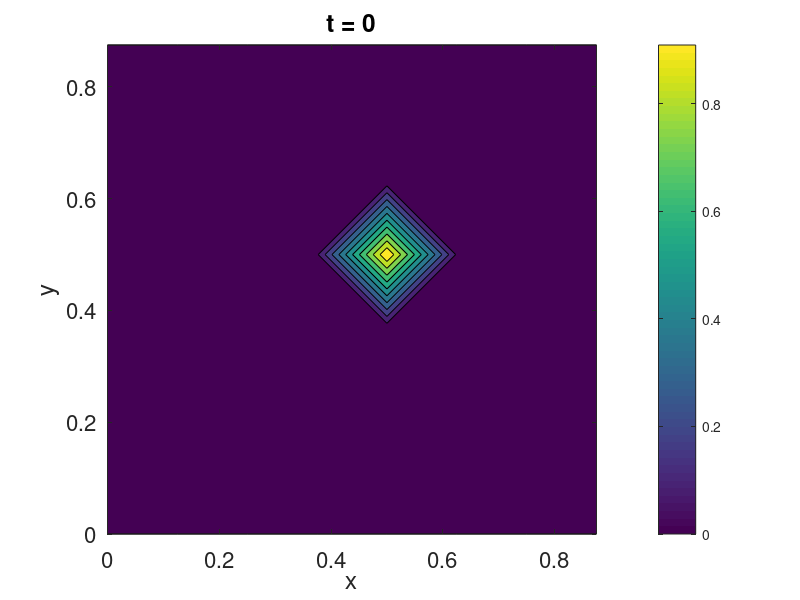

The MATLAB script that drew this image: (Note: this script raises an error after producing the figure.)
% clear;close;

% Space parameters
    Lx = 1; para.Lx=Lx; Ly=Lx; para.Ly=Ly;
    Nx = 2^3; para.Nx=Nx; Ny=Nx; para.Ny=Nx;
    hx = Lx/Nx;
    hy = Ly/Ny;
    x  = hx*(0:Nx-1);           
    y  = hy*(0:Ny-1);
    [xx,yy] = meshgrid(x,y); 


    k_x = 1i*[0:Nx/2 -Nx/2+1:-1]*(2*pi/Lx);

% Sarah's para
    h=hx;
    h2=h^2;
    gam = 8 * h / (2 * sqrt(2) * atanh(0.9)); % gam is our epsilon
    max_it=15000;

% Initial data - by importing
    % phi0 = readmatrix('128_100_phi.csv'); % corresponds to C simulation
   
% Checking the imaginary part of Fourier coefficients of initial data
    % norm(imag(fft2_filtered(phi0)))
    % norm(imag(fft(phi0(1,:))))
    % norm(imag(fft(phi0(end,:))))
    % norm(imag(fft(phi0(:,1))))
    % norm(imag(fft(phi0(:,end))))

% Filtering out the initial data
    % phi0=ifft2(real(fft2(phi0)));

    % figure;
    % contourf(x,y,phi0); colorbar; axis square

    % figure;
    % err=phi0-ifft2(real(fft2(phi0)));
    % contourf(x,y,err); colorbar; axis square

% Initial data - by function
    R = sqrt((xx-0.5).^2 + (yy-0.5).^2);
    R0 = 0.1;
    eps_c = 0.01; 
    psi0 = 0.5 * (1 + tanh((R0 - R)/(2*eps_c)));

    % phi0 = 0.05*sin(xx).*sin(yy); para.phi0=phi0;
    % phi0 = 0.05*sin(x)'.*sin(y); para.phi0=phi0;
    % r0 = r0_fun(phi0); para.r0=r0;
    
    % C_cond=10;
    % C_ref =10;
    % psi0=psi0 * C_ref/C_cond;

    phi0=2*psi0-1;    % psi0=(phi0+1)/2;
    para.phi0=phi0;

% Plot initial
    fig_init = figure;
    contourf(x,y,psi0); colorbar; axis square
    %     % contourf(x,y,phi0); colorbar; axis square
    %     % contour(x,y,psi0,[0.3,0.3],'k',LineWidth=1.5); axis square
    set(gca,'FontSize',16);title('t = 0'); xlabel('x'); ylabel('y');
    filename = sprintf('./MATLAB/Initial_R0_%.2d_N_%d_eps_%.3d_T_%.2d_dt_%.2e.png',R0,Nx,epsilon,para.T,dt);
    saveas(fig_init, filename);

% Interface and energy parameters
    epsilon=gam/2^0; para.epsilon=epsilon;
    C0=0; para.C0=C0;
    M=epsilon^2; para.M=M;
    % M=0.001; para.M=M;

% Relaxation and Stabilization
    para.Beta=0; para.gamma0=0;


% Time parameters
    para.dt=1e-1*h2; dt=para.dt;
    para.dtout=50; dtout=para.dtout;
    para.T=max_it*dt; T=para.T;
    % l=1;
    % l=40;
    % l=80;
    l=300;
    % l=500;
    % para.T=l*dtout*dt; T=para.T;

%% CN Solver (Phi collected every dtout results)
    tic;[phi,r,E,D,Phi,O]=CH2d_SAV_CN(para);toc;
    psi=(phi+1)/2; Psi=(Phi+1)/2;

    fig_final = figure;
    figure; contourf(x,y,psi); colorbar; axis square
    filename = sprintf('./MATLAB/Final_R0_%.2d_N_%d_eps_%.3d_T_%.2d_dt_%.2e.png',R0,Nx,epsilon,para.T,dt);
    saveas(fig_final, filename);

%% Post-processing
% plotting for critical rqdius
    % tt=0;rr=0;
    % every=2;
    % for i=0:every:l
    %     T=i*dtout*dt;
    %     t = Nx*i+1 : Nx*(i+1);
    %     psi = Psi(t,:);
    %     figure;
    %     contourf(x,y,psi); colorbar; axis square
    %     set(gca,'FontSize',16);title(['t = ',num2str(T)]); xlabel('x'); ylabel('y');
    %     filename = sprintf('Contourf_R0_%.2d_N_%d_eps_%.3f_T_%.4f_dt_%.2e.png',R0,Nx,epsilon,T,dt);saveas(gcf, filename);
    %     % Find and plot the 0.5 contour
    %     figure('visible', 'off');
    %     [~, h] = contour(x, y, psi, [0.5 0.5]);
    %     % Extract the x and y coordinates of the 0.5 contour
    %     contour_data = h.ContourMatrix;
    %     x_contour = contour_data(1, 2:end); 
    %     y_contour = contour_data(2, 2:end);
    %     distances = sqrt((x_contour-0.5).^2 + (y_contour-0.5).^2);
    %     radius = mean(distances);
    % 
    %     tt(i/every+1)=T;
    %     rr(i/every+1)=radius;
    % end
    % close all;
    % 
    % fig_R = figure;
    % plot(tt,rr,'LineWidth',1.5);
    % xlabel('t');ylabel('R');
    % title('Radius')
    % set(gca,'FontSize',16);
    % filename = sprintf('Radius_evolution_R0_%.2d_N_%d_eps_%.3d_T_%.2d_dt_%.2e.png',R0,Nx,epsilon,para.T,dt);
    % saveas(fig_R, filename);

%% Plot the modified energy
    fig_E = figure;
    dt=para.dt;T=para.T;
    plot((0:dt:T),epsilon*E,'LineWidth',1.5);set(gca,'FontSize',16); hold on
    title(['Modified energy, \epsilon=',num2str(epsilon),', dt=',num2str(dt)])
    xlabel('t');ylabel('E');
    % hold on;
    filename = sprintf('Modified_energy_R0_%.2d_N_%d_eps_%.3d_T_%.2d_dt_%.2e.png',R0,Nx,epsilon,para.T,dt);
    saveas(fig_E, filename);

%% Plot the error
    fig_Err = figure;
        plot((0:dt:T),D, ...
                                    ':', ...
            'LineWidth',1.5);set(gca,'FontSize',16);
        title('Relative error of r from E1')
        xlabel('t');ylabel('(r-sqrt(E1))/sqrt(E1)');
    filename = sprintf('Error_R0_%.2d_N_%d_eps_%.3d_T_%.2d_dt_%.2e.png',R0,Nx,epsilon,para.T,dt);
    saveas(fig_Err, filename);
% %% Plot the Imaginary magnitude of fft2(phi)
    % fig_im = figure;
    % plot((0:dt:T),O, ...
    %                             ':', ...
    %     'LineWidth',1.5);set(gca,'FontSize',16);
    % title('Imaginary magnitude of fft2(phi)')
    % xlabel('t');ylabel('|imag(fft(phi))|');
    % filename = sprintf('fft2_im_R0_%.2d_N_%d_eps_%.3d_T_%.2d_dt_%.2e.png',R0,Nx,epsilon,para.T,dt);
    % saveas(fig_im, filename);
%% Video
    v = VideoWriter('C_Cond_10.mp4','MPEG-4'); % Create a VideoWriter object.
    v.FrameRate = 10; % Set to 10 frames per second
    open(v); % Open the video file for writing.

    psi0=(phi0+1)/2;
    fig = figure;
    contourf(x,y,psi0); axis square; colorbar; % Your plotting code here
    % clim([0 0.35]);
    % mesh(xx,yy,phi0,'FaceColor','interp','EdgeColor','interp');colorbar; zlim([-1,1]);% Your plotting code here
    set(gca,'FontSize',16);title('t = 0');
    frame = getframe(fig); % Capture the current figure window as a frame
    writeVideo(v, frame); % Add the frame to the video

    for i=1:l
        curr_t=i*dtout*dt;
        t = Nx*i+1 : Nx*(i+1);
        psi = Psi(t,:);
        fig = figure;
        % fig = figure('Visible', 'off');
        contourf(x,y,psi); colorbar; axis square;
        set(gca,'FontSize',16);title(['t = ',num2str(curr_t)]); xlabel('x'); ylabel('y');
        frame = getframe(fig); % Capture the current figure window as a frame
        writeVideo(v, frame); % Add the frame to the video
        if mod(i,20)==0
            close all;
        end
    end
    close(v);

%% Crank Nicolson scheme
function [phi,r,E,D,Phi,O]=CH2d_SAV_CN(para)
% Solve 2D Cahn Hilliard equaiton
% \phi_t = \Delta \mu
% \mu = \Delta\phi + (\phi^3 - \phi)/epsilon^2
global dt epsilon k2 k4 C0 hx hy Lx Ly gamma0 Beta M

%% Parameters
    T  = para.T;
    dt = para.dt;
    t  = 0;
    Nt = round(T/dt);
    E  = zeros(1,Nt+1);  
    
    Lx = para.Lx;
    Ly = para.Ly;
    Nx= para.Nx;
    Ny= para.Ny;
    hx = Lx/Nx;
    hy = Ly/Ny;
    x = hx*(0:Nx-1);
    y = hy*(0:Ny-1);
    k_x = 1i*[0:Nx/2 -Nx/2+1:-1]*(2*pi/Lx);
    k_y = 1i*[0:Ny/2 -Ny/2+1:-1]*(2*pi/Ly);
    % [kx,ky] = meshgrid(k_x,k_y);
    k_xx = k_x.^2;
    k_yy = k_y.^2;
    [kxx,kyy] = meshgrid(k_xx,k_yy);
    k2 = kxx + kyy;
    % k2 = k_xx+k_yy;
    k4 = k2.^2;
    
    epsilon = para.epsilon;
    C0 = para.C0;
    M = para.M;
    gamma0 = para.gamma0;
    Beta = para.Beta;
    
    phi0 = para.phi0;
    % phi  = phi0;
    % r0 = para.r0;
    r0 = r0_fun(phi0);
    % r  = r0;

    dtout=para.dtout;
    Phi(1:Nx,1:Ny)=phi0;

% Prepare [phi1 r1], the 1st step by FO and CN_pc1st
    % para1 = para; para1.T=dt;
    % [phi1,r1,E,D]  = CH2d_SAV_FO(para1);
    % [phi1,r1,E] = CH1d_SAV_CN_pc1st(para1,phi1);

% Initial modified energy
    E(1)=hx*hy*sum(sum(1/2*phi0.*(-Lap(phi0))))+r0^2;

% Error
    D(1) = (r0-sqrt(hx*hy*sum(sum(f(phi0)))))/sqrt(hx*hy*sum(sum(f(phi0))));
    O(1) = norm(imag(fft2(phi0)));
%% Time iteration
    for nt = 1:Nt
    % for nt = 2:Nt
        t = t+dt;
    
        phi_bar = A_inv_CN(phi0+dt/2*M*Lap(df(phi0)));
        % phi_bar = A_inv_CN(phi1+dt/2*Lap(df(phi1)));
        % phi_bar = 1/2*(3*phi1-phi0);
        
        % Step 1
        b = b_fun(phi_bar);
        
        g = g_fun_CN(phi0,r0,b);
        % g = g_fun_CN(phi1,r1,b);
        
        AiLb = A_inv_CN(M*Lap(b));
        Aig  = A_inv_CN(g);    
        
        gamma = -fft2_filtered(b.*AiLb);
        gamma = gamma(1,1)*hx*hy;
        
        % Step 2      
        bphi = fft2_filtered(b.*Aig);
        bphi = bphi(1,1)*hx*hy/(1+dt/4*gamma);
        
        % Step 3
        phi = dt/4*bphi.*AiLb + Aig;
        r   = r_fun(phi,phi0,r0,b);
        % r   = r_fun(phi,phi1,r1,b);
    
%% update phi0, phi1, r1
        phi0 = phi;
        r0   = r;
        % phi0 = phi1;
        % phi1 = phi;
        % r1  = r;

        if mod(nt,dtout)==0
            ll = nt/dtout;
            tt = Nx*ll+1 : Nx*(ll+1);
            Phi(tt,1:Ny)=phi;
        end

%% Modified energy
        E(1+nt)=hx*hy*sum(sum(1/2*phi.*(-Lap(phi))))+r^2;
% Error
        D(1+nt)=(r-sqrt(hx*hy*sum(sum(f(phi)))))/sqrt(hx*hy*sum(sum(f(phi))));
        O(1+nt) = norm(imag(fft2(phi)));
    end

end

%% General Function Library
function r0 = r0_fun(phi0)
global hx hy C0
    r0 = sqrt(hx*hy*sum(sum(f(phi0))) + C0);
end

function r = r_fun(phi,phi0,r0,b)
global hx hy C0 Beta dt
    bphi0 = fft2_filtered(b.*phi0);
    bphi0 = hx*hy*bphi0(1,1);
    bphi  = fft2_filtered(b.*phi);
    bphi  = hx*hy*bphi(1,1);

    E1 = fft2_filtered(f(phi0));
    r = r0 + 1/2*(bphi-bphi0)-Beta*dt*r0*(r0-sqrt(E1(1,1)*hx*hy+C0)); %r explicit (r multiplied)
end

function b = b_fun(phi)
global C0 hx hy
    E1 = fft2_filtered(f(phi));
    b = df(phi)./sqrt(E1(1,1)*hx*hy+C0);
end

function Lphi=Lap(phi)
global k2
    Lphi=real(ifft2((k2.*fft2_filtered(phi))));
end

% function Dphi = Diff(phi)
% global k
%     Dphi=real(ifft((k.*fft(phi))));
% end

function fphi = f(phi)
global epsilon gamma0
    % fphi = (phi.^2-1-gamma0).^2/(4*epsilon^2);
    a=0.5;
    psi=(phi+1)/2;
    fphi = 4*psi.^2.*(6*a-4*(1+a)*psi+3*psi.^2)/(3*epsilon^2);
end

function dfphi = df(phi)
global epsilon gamma0
    % dfphi = (phi.^3-(1+gamma0)*phi)/epsilon^2;

    a=0.5;
    dpsidphi=1/2;
    psi=(phi+1)/2;
    dfphi = 16*(1-psi).*(a-psi).*psi/epsilon^2 * dpsidphi;
end

%% First Order Function Library
function g = g_fun_FO(phi0,r0,b)
global dt hx hy C0 Beta M
    bphi0 = fft2_filtered(b.*phi0);
    bphi0 = hx*hy*bphi0(1,1);

    %r explicit (r multiplied)
    E1 = fft2_filtered(f(phi0));
    g = phi0 + dt.*M*Lap(b)*(r0-1/2*bphi0-Beta*dt*r0*(r0-sqrt(E1(1,1)*hx*hy+C0))); 
end

function Ai = A_inv_FO(phi)
global dt k2 k4 gamma0 epsilon M
    Ai = real(ifft2(fft2_filtered(phi)./(1+dt*M*k4-dt*gamma0/epsilon^2*M*k2)));
end
%% Crank Nicolson Function Library
function g = g_fun_CN(phi0,r0,b)
global dt hx hy gamma0 epsilon Beta C0 M
    bphi0 = fft2_filtered(b.*phi0);
    bphi0 = hx*hy*bphi0(1,1);

    %r explicit (r multiplied)
    E1 = fft2_filtered(f(phi0));
    g = phi0 - dt/2*M*Lap(Lap(phi0)) + dt/2*gamma0/epsilon^2*M*Lap(phi0) ...
    + dt*M.*Lap(b)*(r0-1/4*bphi0-1/2*Beta*dt*r0*(r0-sqrt(E1(1,1)*hx*hy+C0)));
end

function Ai = A_inv_CN(phi)
global dt k2 k4 gamma0 epsilon M
    Ai = real(ifft2(fft2_filtered(phi)./(1+dt/2*M*k4-dt/2*gamma0/epsilon^2*M*k2)));
end

function y=fft2_filtered(x)
    y=real(fft2(x));
end
